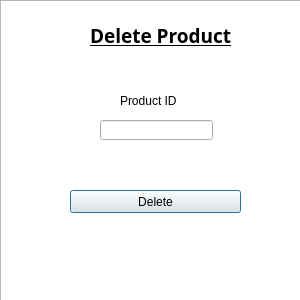
<?xml version="1.0" encoding="UTF-8"?>
<ui version="4.0">
 <class>DeleeteDiag</class>
 <widget class="QDialog" name="DeleeteDiag">
  <property name="geometry">
   <rect>
    <x>0</x>
    <y>0</y>
    <width>300</width>
    <height>300</height>
   </rect>
  </property>
  <property name="minimumSize">
   <size>
    <width>300</width>
    <height>300</height>
   </size>
  </property>
  <property name="maximumSize">
   <size>
    <width>497</width>
    <height>300</height>
   </size>
  </property>
  <property name="windowTitle">
   <string>Delete Member</string>
  </property>
  <property name="windowIcon">
   <iconset>
    <normaloff>Resources/S.png</normaloff>Resources/S.png</iconset>
  </property>
  <widget class="QLabel" name="label_8">
   <property name="geometry">
    <rect>
     <x>90</x>
     <y>20</y>
     <width>141</width>
     <height>31</height>
    </rect>
   </property>
   <property name="font">
    <font>
     <family>Yu Gothic UI Semibold</family>
     <pointsize>14</pointsize>
     <weight>75</weight>
     <bold>true</bold>
     <underline>true</underline>
    </font>
   </property>
   <property name="text">
    <string>Delete Product</string>
   </property>
  </widget>
  <widget class="QPushButton" name="DeleteMemba">
   <property name="geometry">
    <rect>
     <x>70</x>
     <y>190</y>
     <width>171</width>
     <height>23</height>
    </rect>
   </property>
   <property name="text">
    <string>Delete</string>
   </property>
  </widget>
  <widget class="QLineEdit" name="DeleteLine">
   <property name="geometry">
    <rect>
     <x>100</x>
     <y>120</y>
     <width>113</width>
     <height>20</height>
    </rect>
   </property>
   <property name="minimumSize">
    <size>
     <width>113</width>
     <height>20</height>
    </size>
   </property>
   <property name="maximumSize">
    <size>
     <width>113</width>
     <height>20</height>
    </size>
   </property>
  </widget>
  <widget class="QLabel" name="label">
   <property name="geometry">
    <rect>
     <x>120</x>
     <y>90</y>
     <width>71</width>
     <height>21</height>
    </rect>
   </property>
   <property name="text">
    <string>Product ID</string>
   </property>
  </widget>
  <widget class="QGraphicsView" name="graphicsView">
   <property name="geometry">
    <rect>
     <x>0</x>
     <y>0</y>
     <width>311</width>
     <height>301</height>
    </rect>
   </property>
   <property name="styleSheet">
    <string notr="true">background-image: url(:/Backgrounds/internal_medicine_zhanna_tsukerman.jpg);</string>
   </property>
  </widget>
  <zorder>graphicsView</zorder>
  <zorder>label_8</zorder>
  <zorder>DeleteMemba</zorder>
  <zorder>DeleteLine</zorder>
  <zorder>label</zorder>
 </widget>
 <resources>
  <include location="Resourcess/BG.qrc"/>
 </resources>
 <connections/>
</ui>
